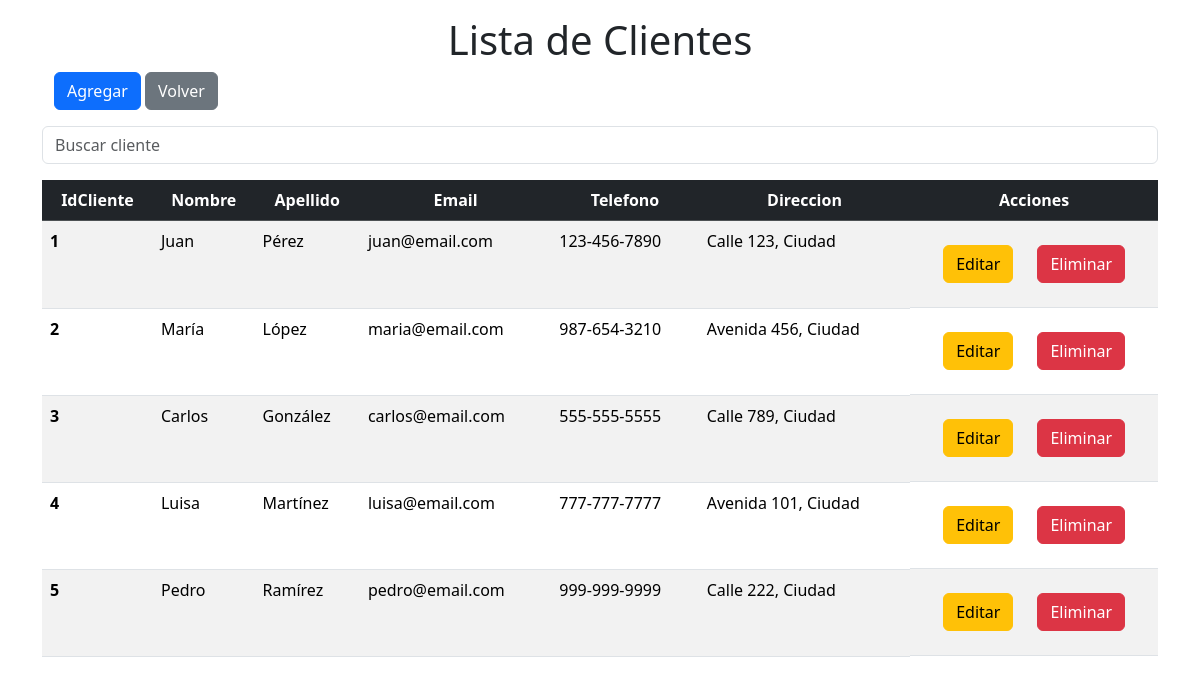
The page /Clientes/Cliente.php on the database its author committed.
### tables this page shows
CREATE TABLE clientes (
    idCliente INT AUTO_INCREMENT PRIMARY KEY,
    nombre VARCHAR(50) NOT NULL,
    apellido VARCHAR(50) NOT NULL,
    email VARCHAR(100),
    telefono VARCHAR(15),
    direccion VARCHAR(100)
);

### Clientes/Cliente.php (the view, shortened to what this page needs)
<!doctype html>
<html lang="en">
<head>
    <link href="https://cdn.jsdelivr.net/npm/bootstrap@5.3.2/dist/css/bootstrap.min.css" rel="stylesheet"
>
</head>
<body>
    <div class="container mt-3">
        <h1 class="text-center">Lista de Clientes</h1>
    </div>
    <div class="container">
        <div class="container mb-3">
            <a href="ABM/Agregar.Cliente.php" class="btn btn-primary">Agregar</a>
            <a href="" class="btn btn-secondary">Volver</a>
        </div>
        <div class="mb-3">
            <input type="text" id="searchInput" class="form-control" placeholder="Buscar cliente">
        </div>
        <div class="table-responsive">
            <table class="table table-striped">
                <thead class="table-dark text-center table-header">
                    <tr>
                        <th scope="col">IdCliente</th>
                        <th scope="col">Nombre</th>
                        <th scope="col">Apellido</th>
                        <th scope="col">Email</th>
                        <th scope="col">Telefono</th>
                        <th scope="col">Direccion</th>
                        <th scope="col">Acciones</th>
                    </tr>
                </thead>
                <tbody>
                    <?php
                    require("../Config/Conexion.php");
                    $sql = $conexion->query("SELECT idCliente, nombre, apellido, email, telefono, direccion FROM clientes ORDER BY idCliente;");
                    while ($resultado = $sql->fetch_assoc()) {
                        ?>
                        <tr>
                            <th scope="row">
                                <?php echo $resultado['idCliente'] ?>
                            </th>
                            <td scope="row">
                                <?php echo $resultado['nombre'] ?>
                            </td>
                            <td scope="row">
                                <?php echo $resultado['apellido'] ?>
                            </td>
                            <td scope="row">
                                <?php echo $resultado['email'] ?>
                            </td>
                            <td scope="row">
                                <?php echo $resultado['telefono'] ?>
                            </td>
                            <td scope="row">
                                <?php echo $resultado['direccion'] ?>
                            </td>
                            <td scope="row" class="d-flex justify-content-center"
                                style="gap: 1rem; padding: 1.5rem 0.5rem;">
                                <a href="ABM/Editar.Cliente.php?idCliente=<?php echo $resultado['idCliente']; ?>"
                                    class="btn btn-warning me-2">Editar</a>
                                <a href="ABM/Eliminar.Cliente.php?idCliente=<?php echo $resultado['idCliente']; ?>"
                                onclick="return confirm('¿Seguro que desea eliminar este cliente?');" class="btn btn-danger">Eliminar</a>
                            </td>
                        </tr>
                        <?php
                    }
                    ?>
                </tbody>
            </table>
        </div>
    </div>
</body>
</html>

### rows shown on the page
clientes: idCliente "1", nombre "Juan", apellido "Pérez", email "juan@email.com", telefono "123-456-7890", direccion "Calle 123, Ciudad"
clientes: idCliente "2", nombre "María", apellido "López", email "maria@email.com", telefono "987-654-3210", direccion "Avenida 456, Ciudad"
clientes: idCliente "3", nombre "Carlos", apellido "González", email "carlos@email.com", telefono "555-555-5555", direccion "Calle 789, Ciudad"
clientes: idCliente "4", nombre "Luisa", apellido "Martínez", email "luisa@email.com", telefono "777-777-7777", direccion "Avenida 101, Ciudad"
clientes: idCliente "5", nombre "Pedro", apellido "Ramírez", email "pedro@email.com", telefono "999-999-9999", direccion "Calle 222, Ciudad"
